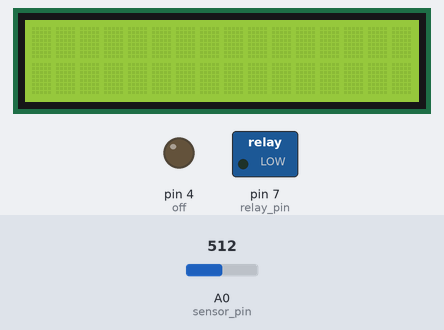
The sketch below on a simulated Arduino Uno, built with avr-gcc and run on an emulated ATmega328P. Parts: 16×2 character LCD, switched loads named in the sketch (green lamp = pin HIGH), output pins drawn as LEDs (lit = HIGH). The inputs (shaded band) are chosen by the test bench; at power-on: A0 (sensor_pin) = 512. What the sketch prints to the serial monitor is not drawn.

Above: at 1.3 s.
1.4 s: A0 (sensor_pin) set to 589
3.3 s: A0 (sensor_pin) set to 619
At 5.3 s:
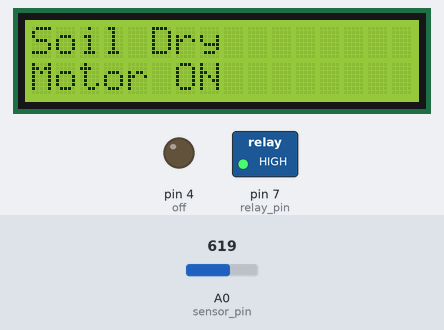
5.6 s: A0 (sensor_pin) set to 311
7.3 s: A0 (sensor_pin) set to 281
At 8.5 s:
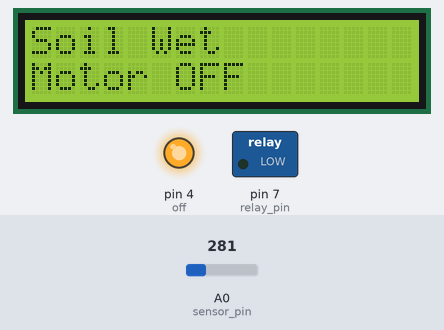
9.6 s: A0 (sensor_pin) set to 610
At 11.3 s:
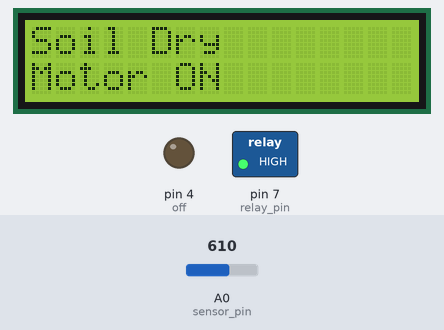
11.7 s: A0 (sensor_pin) set to 290
At 13.0 s:
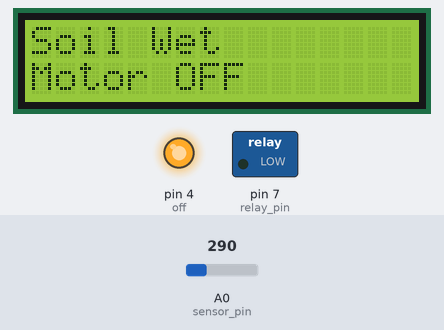
Timing chart, 0 to 14.7 s (numbered marks = the images above; inputs shaded):
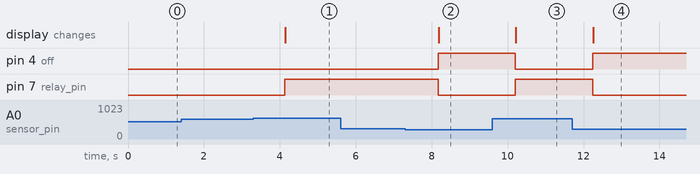

Measured:
- the behaviour switches between 600 and 601 on A0 (sensor_pin) (found by bisection; images 0 and 1)
- the behaviour switches between 300 and 299 on A0 (sensor_pin) (found by bisection; images 1 and 2)
- after the input at 1.4 s, every drawn part: stays the same
- after the input at 3.3 s, pin 7 (relay_pin): LOW → HIGH after 0.83 s; the display: changes after 0.85 s (image 1)
- after the input at 5.6 s, every drawn part: stays the same
- after the input at 7.3 s, pin 4 (off): LOW → HIGH after 0.87 s; pin 7 (relay_pin): HIGH → LOW after 0.87 s; the display: changes after 0.89 s (image 2)
- after the input at 9.6 s, pin 4 (off): HIGH → LOW after 0.60 s; pin 7 (relay_pin): LOW → HIGH after 0.60 s; the display: changes after 0.62 s (image 3)
- after the input at 11.7 s, pin 4 (off): LOW → HIGH after 0.54 s; pin 7 (relay_pin): HIGH → LOW after 0.54 s; the display: changes after 0.56 s (image 4)

The sketch:

Build_a_auto_watering_system_for_plants_using_Arduino.ino
```cpp
#include<LiquidCrystal_I2C.h>

LiquidCrystal_I2C lcd(0x27,16,2);

int sensor_pin = A0;       //Sensor Pin
int relay_pin = 7;  //Relay Pin
int off = 4;


void setup()
{
  lcd.init();         // initialize the lcd
  lcd.backlight();
  Serial.begin(9600);
  lcd.begin(16,2);
  lcd.backlight();
  lcd.setBacklight(HIGH);
  pinMode(off, OUTPUT);
  pinMode(sensor_pin, INPUT);
  pinMode(relay_pin, OUTPUT);
}

void loop()
{
  int sensor_data = analogRead(sensor_pin);
  Serial.print("Sensor_data:");
  Serial.print(sensor_data);
  Serial.print("\t | ");

  if(sensor_data >600)
  {
    Serial.println("Soil is dry");
    digitalWrite(off , LOW);
    digitalWrite(relay_pin, HIGH);
    lcd.setCursor(0,0);
    lcd.print("Soil Dry");
    lcd.setCursor(0,1);
    lcd.print("Motor ON ");
  }

  else if(sensor_data < 300)
  {
    Serial.println("Soil is wet");
    digitalWrite(off , HIGH);
    digitalWrite(relay_pin, LOW);
    lcd.setCursor(0,0);
    lcd.print("Soil Wet");
    lcd.setCursor(0,1);
    lcd.print("Motor OFF");
  }

  delay(1000);
  }
```
